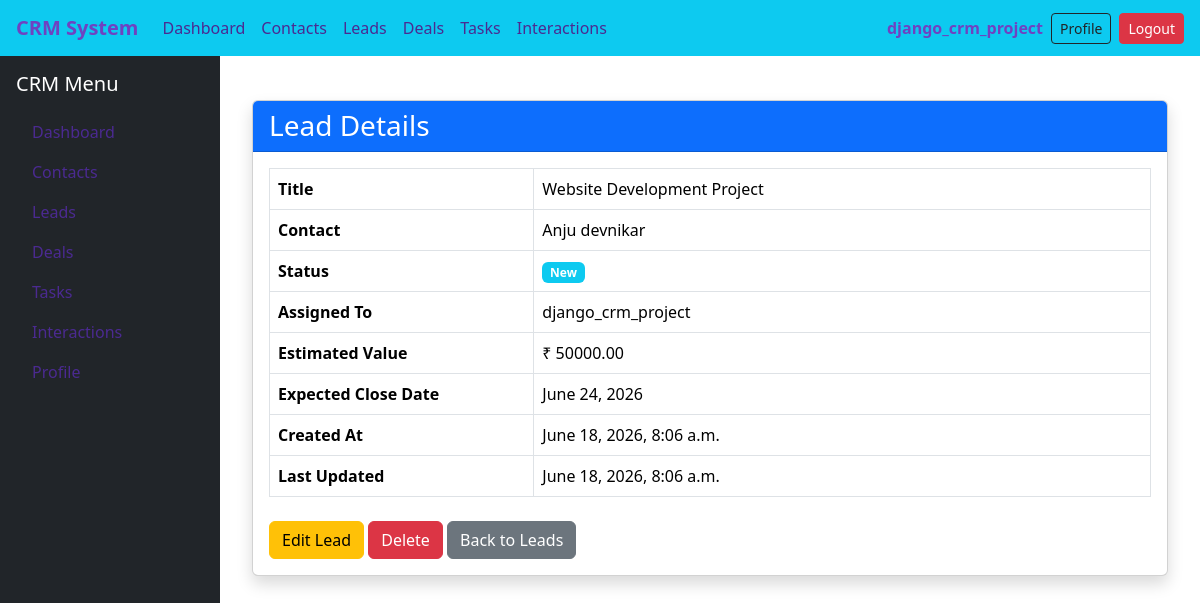
The app's page /leads/1/ (signed in), older data.
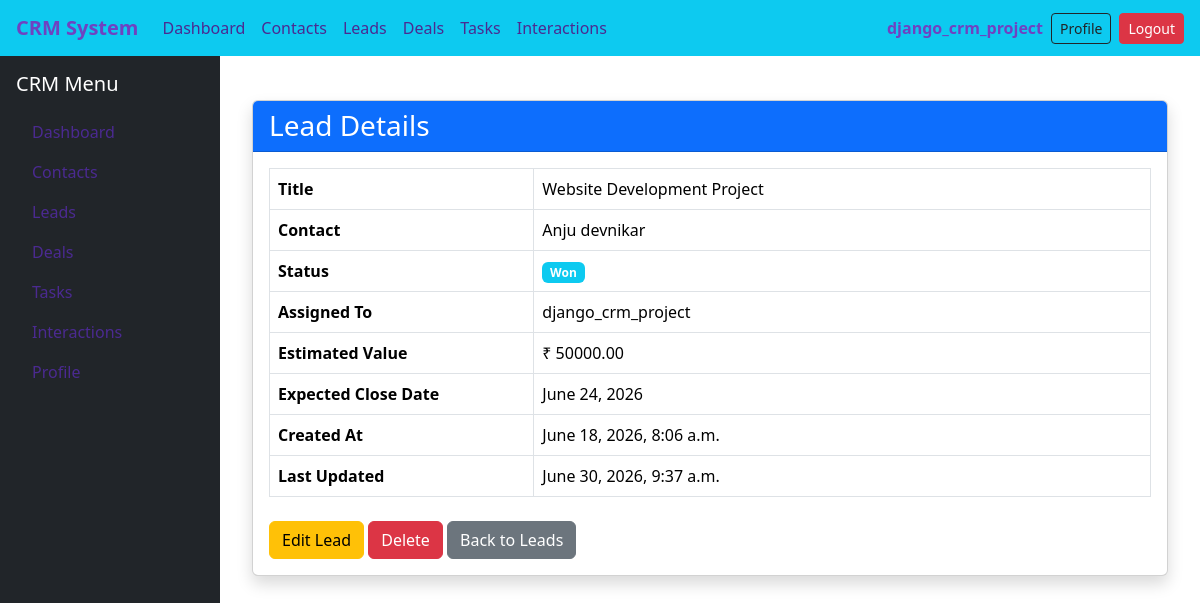
The same page, newer data.
### leads/models.py (models this page shows, shortened)
class Lead(models.Model):
    STATUS_CHOICES = [
        ('new','New'),
        ('contacted','Contacted'),
        ('qualified','Qualified'),
        ('proposal','Proposal'),
        ('won','Won'),
        ('lost','Lost'),
    ]
    contact = models.ForeignKey(Contact,on_delete=models.CASCADE)
    title = models.CharField(max_length=200)
    status = models.CharField(max_length=20, choices=STATUS_CHOICES, default='new')
    assigned_to = models.ForeignKey(settings.AUTH_USER_MODEL, on_delete=models.SET_NULL, null=True,blank=True)
    estimated_value = models.DecimalField(max_digits=12, decimal_places=2, default=0)
    expected_close =models.DateField(null=True, blank=True)
    created_at = models.DateTimeField(auto_now_add=True)
    updated_at =models.DateTimeField(auto_now=True)

### contacts/models.py (models this page shows)
class Contact(models.Model):
    SOURCE_CHOICES = (
        ('website','Website'),
        ('referral','Referral'),
        ('social','Social Media'),
        ('cold_call','Cold Call'),
    )
    first_name = models.CharField(max_length=100)
    last_name = models.CharField(max_length=100)
    email = models.EmailField(unique=True)
    phone = models.CharField(max_length=20,blank=True)
    company = models.ForeignKey(Company,on_delete=models.SET_NULL,null=True,blank=True)
    assigned_to = models.ForeignKey(settings.AUTH_USER_MODEL,on_delete=models.SET_NULL,null=True,blank=True)
    source = models.CharField(max_length=20,choices=SOURCE_CHOICES)
    created_at = models.DateTimeField(auto_now_add=True)
    def __str__(self):
       return f"{self.first_name} {self.last_name}"

### accounts/models.py (models this page shows)
class CustomUser(AbstractUser):
    ROLE_CHOICES = (
        ('admin', 'Admin'),
        ('agent', 'Agent'),
    )
    role = models.CharField(max_length=10, choices=ROLE_CHOICES, default='agent')
    phone = models.CharField(max_length=15, blank=True, null=True)
    profile_pic = models.ImageField(upload_to="profiles/", blank=True, null=True)
    email = models.EmailField(unique=True)
    is_approved = models.BooleanField(default=False, help_text="Admin approval required for login")
    def __str__(self):
        return self.username

### leads/views.py (the view)
# urls.py: path("<int:pk>/", views.lead_detail, name="lead_detail"),
@login_required
def lead_detail(request, pk):
    lead = get_object_or_404(Lead, pk=pk)
    return render(request, "leads/lead_detail.html", {
        "lead": lead
    })

### templates/leads/lead_detail.html (shortened to what this page needs)
{% extends "base.html" %}
{% block content %}
<div class="container mt-4">
    <div class="card shadow">
        <div class="card-header bg-primary text-white">
            <h3 class="mb-0">Lead Details</h3>
        </div>
        <div class="card-body">
            <table class="table table-bordered">
                <tr>
                    <th width="30%">Title</th>
                    <td>{{ lead.title }}</td>
                </tr>
                <tr>
                    <th>Contact</th>
                    <td>{{ lead.contact }}</td>
                </tr>
                <tr>
                    <th>Status</th>
                    <td>
                        <span class="badge bg-info">
                            {{ lead.get_status_display }}
                        </span>
                    </td>
                </tr>
                <tr>
                    <th>Assigned To</th>
                    <td>{{ lead.assigned_to }}</td>
                </tr>
                <tr>
                    <th>Estimated Value</th>
                    <td>₹ {{ lead.estimated_value }}</td>
                </tr>
                <tr>
                    <th>Expected Close Date</th>
                    <td>{{ lead.expected_close }}</td>
                </tr>
                <tr>
                    <th>Created At</th>
                    <td>{{ lead.created_at }}</td>
                </tr>
                <tr>
                    <th>Last Updated</th>
                    <td>{{ lead.updated_at }}</td>
                </tr>
            </table>
            <div class="mt-4">
                <a href="{% url 'lead_edit' lead.id %}" class="btn btn-warning">
                    Edit Lead
                </a>
                <a href="{% url 'lead_delete' lead.id %}" class="btn btn-danger">
                    Delete
                </a>
                <a href="{% url 'lead_list' %}" class="btn btn-secondary">
                    Back to Leads
                </a>
            </div>
        </div>
    </div>
</div>
{% endblock %}

Row changes from the older to the newer data that the page shows:
changed Lead "Website Development Project": status "New" → "Won"; updated_at "June 18, 2026, 8:06 a.m." → "June 30, 2026, 9:37 a.m."
